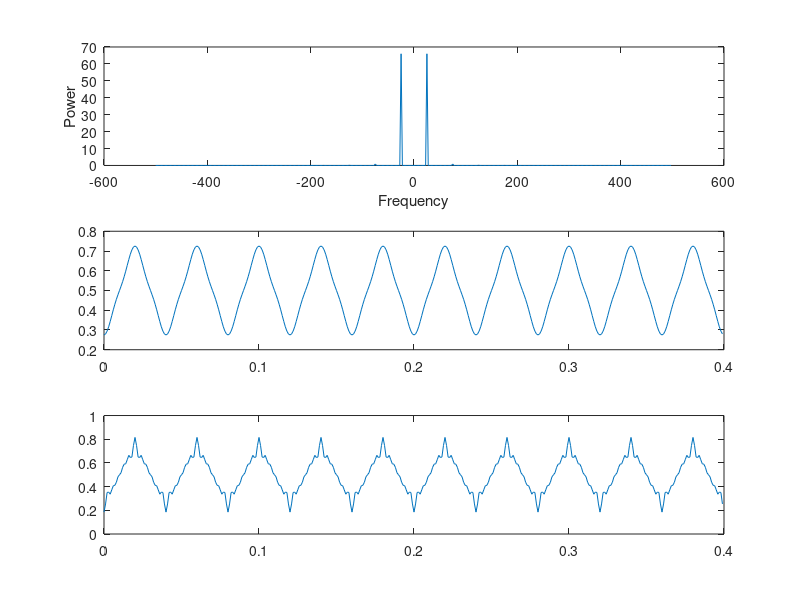

The MATLAB source for this figure:

T = 10*(1/25);
fs = 1000; %sample freq
t = 0:1/fs:T-1/fs;
x = sawtooth(2*pi*25*t,1/2); %sawtooth func
y = fft(x);
n = length(x);          % number of samples
y0 = fftshift(y);         % shift y values
f0 = (-n/2:n/2-1)*(fs/n); % 0-centered frequency range
power0 = abs(y0).^2/n;    % 0-centered power
subplot(3, 1, 1);
plot(f0,power0);
xlabel('Frequency');
ylabel('Power');
ffund=25 % fund freq.
%1 to 11 harmonics
j = sqrt(-1);
x1=(-2/(pi^2)).*cos(2.*pi.*ffund.*t)+(2/(pi*1)).*j*sin(2.*pi.*ffund.*t);
x3=(-2/(pi^2*9)).*cos(2.*pi.*ffund*3.*t)+(2/(pi*3)).*j*sin(2.*pi.*ffund*3.*t);
x5=(-2/(pi^2*9)).*cos(2.*pi.*ffund*5.*t)+(2/(pi*5)).*j*sin(2.*pi.*ffund*5.*t);
x7=(-2/(pi^2*9)).*cos(2.*pi.*ffund*7.*t)+(2/(pi*7)).*j*sin(2.*pi.*ffund*7.*t);
x9=(-2/(pi^2*9)).*cos(2.*pi.*ffund*9.*t)+(2/(pi*9)).*j*sin(2.*pi.*ffund*9.*t);
x11=(-2/(pi^2*9)).*cos(2.*pi.*ffund*11.*t)+(2/(pi*11)).*j*sin(2.*pi.*ffund*11.*t);
first=0.5+x1+x3; %first part
second=0.5+x1+x3+x5+x7+x9+x11; %second part
%plots
subplot(3, 1, 2);
plot(t,first);
subplot(3, 1, 3);
plot(t,second);
